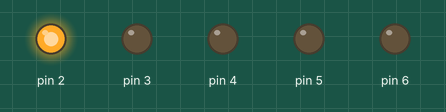
Simulated run of this sketch. Board: Arduino Uno, built with avr-gcc and run on an emulated ATmega328P. Shown: output pins drawn as LEDs (lit = HIGH).

Above: at 1.0 s.
At 3.0 s:
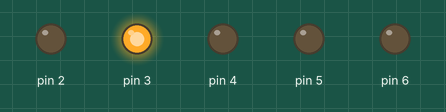
At 5.0 s:
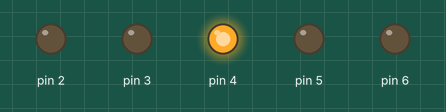
At 7.0 s:
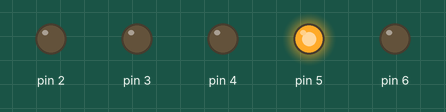
At 9.0 s:
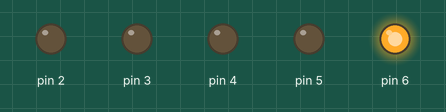
At 11.0 s:
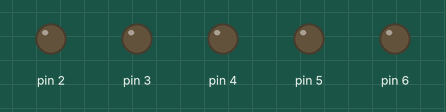
Timing chart, 0 to 15.6 s (numbered marks = the images above):
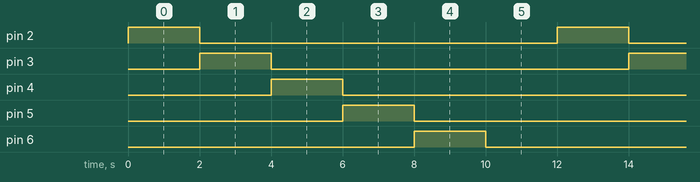

Measured:
- by itself, pin 2–6: alternates HIGH for 2.0 s and LOW for 10.0 s
- by itself, everything shown: repeats every 12.0 s, in 6 steps

The sketch:

Codigo_Exercicio_3.ino
```cpp
void setup()
{
  pinMode(2, OUTPUT);
  pinMode(3, OUTPUT);
  pinMode(4, OUTPUT);
  pinMode(5, OUTPUT);
  pinMode(6, OUTPUT);
}

void loop()
{
  digitalWrite(2, HIGH);
  digitalWrite(3, LOW);
  digitalWrite(4, LOW);
  digitalWrite(5, LOW);
  digitalWrite(6, LOW);
  delay(2000);
  digitalWrite(2, LOW);
  digitalWrite(3, HIGH);
  digitalWrite(4, LOW);
  digitalWrite(5, LOW);
  digitalWrite(6, LOW);
  delay(2000);
  digitalWrite(2, LOW);
  digitalWrite(3, LOW);
  digitalWrite(4, HIGH);
  digitalWrite(5, LOW);
  digitalWrite(6, LOW);
  delay(2000);
  digitalWrite(2, LOW);
  digitalWrite(3, LOW);
  digitalWrite(4, LOW);
  digitalWrite(5, HIGH);
  digitalWrite(6, LOW);
  delay(2000);
  digitalWrite(2, LOW);
  digitalWrite(3, LOW);
  digitalWrite(4, LOW);
  digitalWrite(5, LOW);
  digitalWrite(6, HIGH);
  delay (2000);
digitalWrite(2, LOW);
  digitalWrite(3, LOW);
  digitalWrite(4, LOW);
  digitalWrite(5, LOW);
  digitalWrite(6, LOW);
 delay(2000);
}
```
